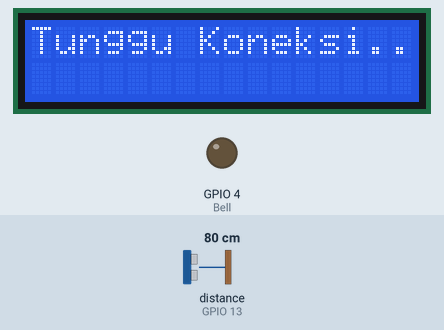
Bench run of a sketch on a simulated ESP32. On the bench: 16×2 character LCD, output pins drawn as LEDs (lit = HIGH). Wiring (inferred from the names in the program): ultrasonic range finder: trigger GPIO 12; echo GPIO 13. Inputs (shaded band) come from the test bench; at power-on: distance to the obstacle (sensor on GPIO 13) 80 cm. The echo pulse lasts 58.3 µs per cm; WiFi joins after 1.5 s; servers stay silent unless stated; pins used as bus, display or sensor lines are not drawn.

Above: at 2.2 s.
At 8.1 s:
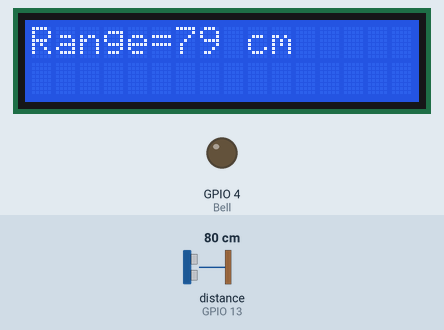
8.2 s: distance to the obstacle (sensor on GPIO 13) set to 23 cm
At 9.2 s:
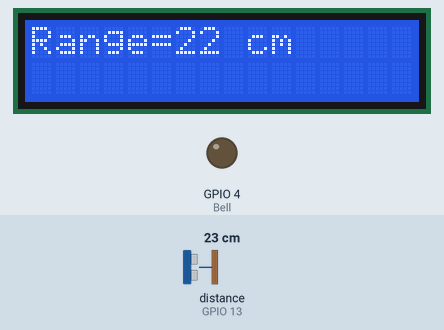
9.7 s: distance to the obstacle (sensor on GPIO 13) set to 19 cm
At 10.6 s:
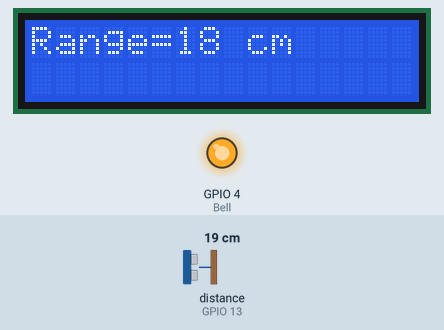
11.2 s: distance to the obstacle (sensor on GPIO 13) set to 2 cm
At 12.7 s:
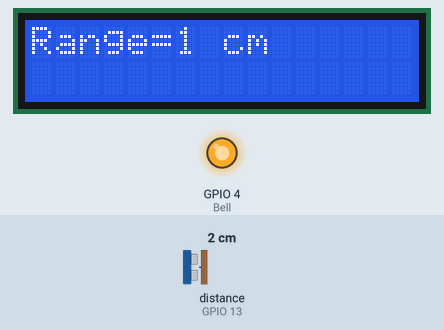
Timing chart, 0 to 14.2 s (numbered marks = the images above; inputs shaded):
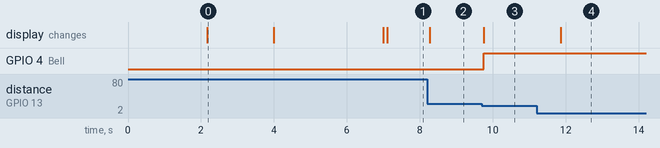

The sketch:

Pertemuan9_Ultrasonik_Buzzer.ino
```cpp
// sensor ultrasonik di lengkapi buzzer peringatan
#define BLYNK_TEMPLATE_ID "TMPL65iCGyAm2"
#define BLYNK_TEMPLATE_NAME "coba iot"
#define BLYNK_AUTH_TOKEN "pYy8hfeZSrspR4UcT1Ak1Aqe5yunPTrH"

char auth[] = BLYNK_AUTH_TOKEN;
char ssid[] = "Galaxy";
char pass[] = "sandi43210";

#include <LiquidCrystal_I2C.h>
#include <BlynkSimpleEsp32.h>

#define Bell 4
#define echoP 13
#define trigP 12

LiquidCrystal_I2C lcd(0x27, 16, 2);

boolean status,obyek;
long waktu;
int jarak;

void cek_koneksi(){
  status=Blynk.connected();
  if(status==true){
    lcd.print("Koneksi Sukses");
  }
  else{
    lcd.print("Koneksi Gagal");
  }
}

void run_ultrasonic(){
  digitalWrite(trigP, LOW);
  delayMicroseconds(2);
  digitalWrite(trigP, HIGH);
  delayMicroseconds(10);
  digitalWrite(trigP, LOW);
  waktu = pulseIn(echoP, HIGH);
  jarak= waktu*0.034/2;
  Blynk.virtualWrite(V3, jarak);
  lcd.setCursor(6,0);
  lcd.print(jarak);
  lcd.print(" cm ");
    if((jarak<20)&&(obyek==0)) {
      Blynk.logEvent("awas", "Ada obyek terdeteksi !");
      digitalWrite(Bell,HIGH);
      // buat delayyy Suara, 2000 = 2 detik
      delay(2000);
      obyek=1;
    }
    else if((jarak>20)&&(obyek==1)){
      obyek=0;
      digitalWrite(Bell,LOW);

    }
}
//==============================

//============================
void setup()
{
  pinMode(trigP, OUTPUT);
  pinMode(echoP, INPUT);

  pinMode(Bell, OUTPUT);

  lcd.begin(16,2); //set LCD ukuran 16x2
  lcd.init();  //inisialisasi LCD
  lcd.backlight(); //backlight LCD

  lcd.setCursor(0, 0); //set kursor di awal baris 1
  lcd.print("Sensor Ultrasonic");//tulis ke LCD

  lcd.setCursor(0, 1); //set kursos di awal baris 2
  lcd.print("   Blynk IoT");//tulis ke LCD

  delay(2000); //tunggu 2s

  lcd.clear(); //hapus tampilan LCD
  lcd.print("Tunggu Koneksi..");//tulis LCD
  Blynk.begin(auth, ssid, pass);

  lcd.clear(); //hapus tampilan LCD
  cek_koneksi(); //panggil fungsi cek koneksi

  delay(3000);
  lcd.clear();
  lcd.print("Range=");

}
//=============================
void loop()
{
  for(int ulang=0;ulang<500;ulang++){
    Blynk.run();
  }

  run_ultrasonic();
  delay(5);

}
```

Measured:
- the behaviour switches between 21 and 20 cm on distance to the obstacle (sensor on GPIO 13) (found by bisection; images 2 and 3)
- after the input at 8.2 s, the display: changes after 0.08 s (image 2)
- after the input at 9.7 s, GPIO 4 (Bell): LOW → HIGH after 0.05 s; the display: changes after 0.05 s (image 3)
- after the input at 11.2 s, the display: changes after 0.66 s (image 4)
- what the display in image 0 shows lasts 1.8 s, from 2.2 s to 4.0 s
